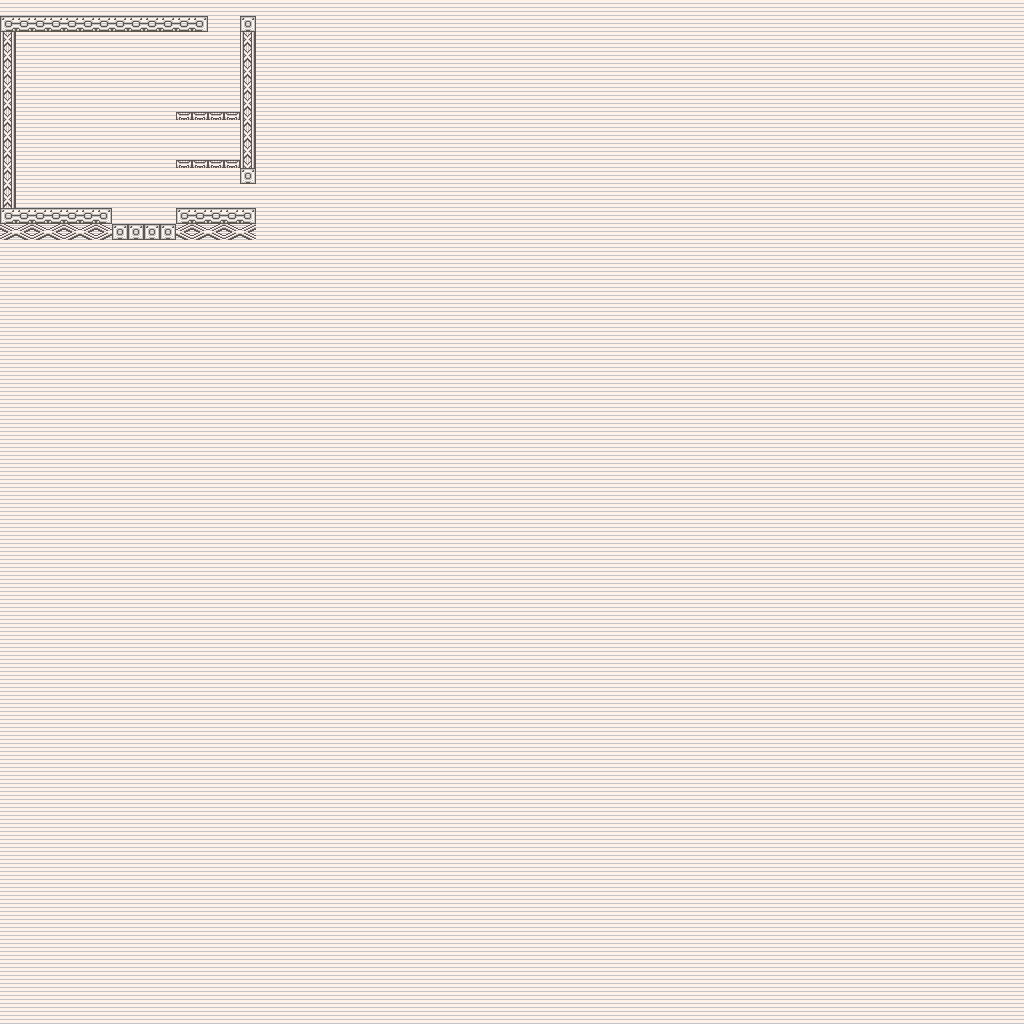

This game map was drawn from its Tiled (.tmx) file and the tilesets committed beside it. A one-line description and the trimmed map source follow:
An orthogonal 128x128 tile map with 8x8 px tiles, 1 tile layer (Tile Layer 1), 1 hidden layer not drawn, 2 tilesets and 7 objects (3x map_link, 2x spawn_point, cam_area, spawn_checkpoint).

<map version="1.2" tiledversion="1.2.4" orientation="orthogonal" renderorder="right-down" width="128" height="128" tilewidth="8" tileheight="8" infinite="0" nextlayerid="4" nextobjectid="41">
 <properties>
  <property name="level_id" type="int" value="1" />
 </properties>
 <tileset firstgid="1" source="platform_sheet.tsx" />
 <tileset firstgid="1025" source="platformer_sheet_1.tsx" />
 <layer id="1" name="Tile Layer 1" width="128" height="128">
  <data>[16384 cells, 16384 non-empty, 23 distinct tile ids]</data>
 </layer>
 <layer id="2" name="Tile Layer 2" width="128" height="128" visible="0">
  <data>[16384 cells, 44 non-empty, 12 distinct tile ids]</data>
 </layer>
 <objectgroup id="3" name="Object Layer 1">
  <object id="1" name="default" type="spawn_point" x="232" y="184" width="32" height="24">
   <properties>
    <property name="type" value="side" />
   </properties>
  </object>
  <object id="4" name="camera" type="cam_area" x="0" y="16" width="256" height="224" />
  <object id="35" name="checkpoint" type="spawn_checkpoint" x="16" y="176" width="32" height="32" />
  <object id="37" name="link" type="map_link" x="256" y="176" width="16" height="32">
   <properties>
    <property name="dest_map_path" value="Content/raw/test_map_hall_right.tmx" />
    <property name="dest_spawn_name" value="default" />
    <property name="dir" value="horz" />
   </properties>
  </object>
  <object id="38" name="link" type="map_link" x="208" y="0" width="32" height="16">
   <properties>
    <property name="dest_map_path" value="Content/raw/test_map_hall_top.tmx" />
    <property name="dest_spawn_name" value="bottom_right" />
    <property name="dir" value="vert" />
   </properties>
  </object>
  <object id="39" name="top_right" type="spawn_point" x="208" y="16" width="32" height="24">
   <properties>
    <property name="type" value="side" />
   </properties>
  </object>
  <object id="40" name="link" type="map_link" x="112" y="208" width="64" height="16">
   <properties>
    <property name="dest_map_path" value="Content/raw/test_map_3.tmx" />
   </properties>
  </object>
 </objectgroup>
</map>
